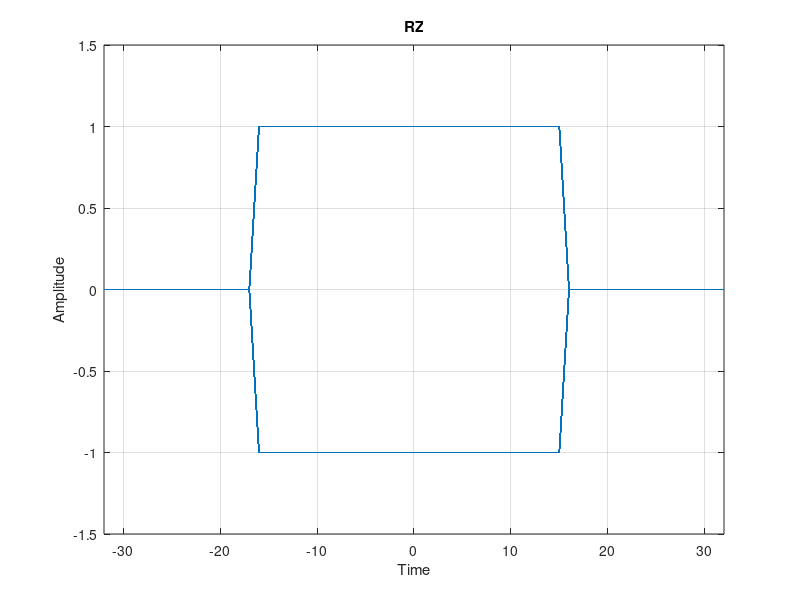
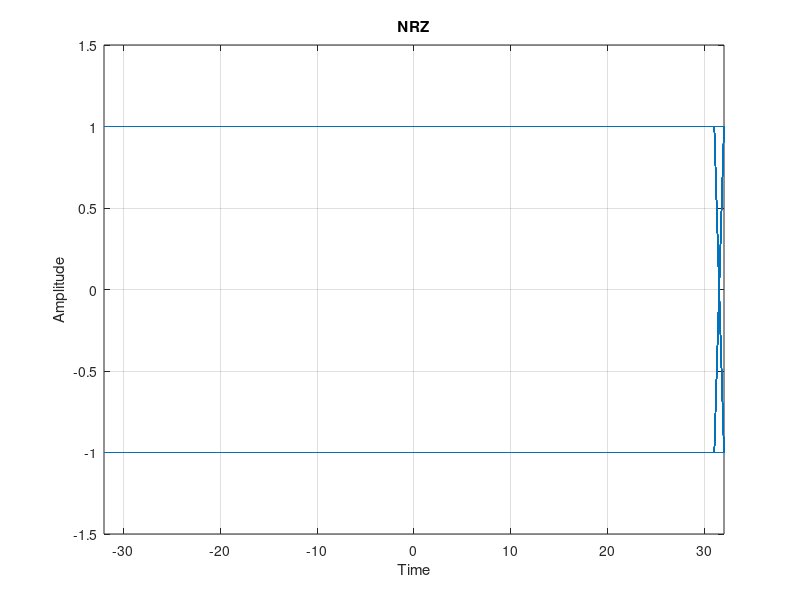
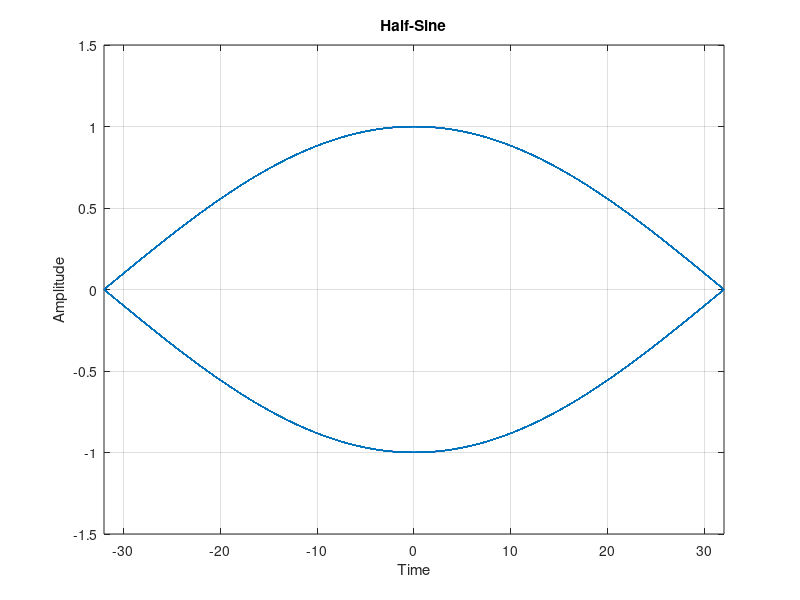
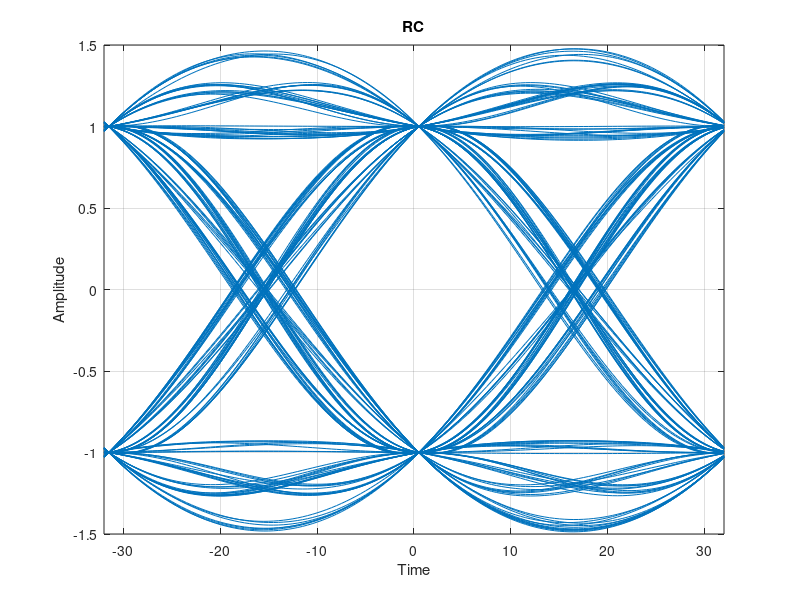

The MATLAB script that drew these images, in order:
clc;close all;

data = sign(randn(1,400));
T = 64;
dataup = upsample(data,T);

yrz = conv(dataup, [zeros(1,T/4), ones(1,T/2), zeros(1,T/4)]);
yrz = yrz(1:end-T+1);

ynrz = conv(dataup, ones(1,T));
ynrz = ynrz(1:end-T+1);

ysine = conv(dataup ,sin(pi*[0:T-1]/T));
ysine = ysine(1:end-T+1);

Td = 32;
yrcos = conv(dataup, rcosfir(0.5,Td,T,1,'normal'));
yrcos = yrcos(2*Td*T:end-2*Td*T+1);

eye1 = eyediagram(yrz, T, T, T/2);
title('RZ');
% xlim([-Td-2,Td+2]);
ylim([-1.5,1.5]);
grid on

eye2 = eyediagram(ynrz, T, T, T/2);
title('NRZ');
% xlim([-Td-2,Td+2]);
ylim([-1.5,1.5]);
grid on

eye3 = eyediagram(ysine, T, T, T/2);
title('Half-Sine');
% xlim([-Td-2,Td+2]);
ylim([-1.5,1.5]);
grid on

eye4 = eyediagram(yrcos, 2*T, T);
title('RC');
% xlim([-Td-2,Td+2]);
ylim([-1.5,1.5]);
grid on